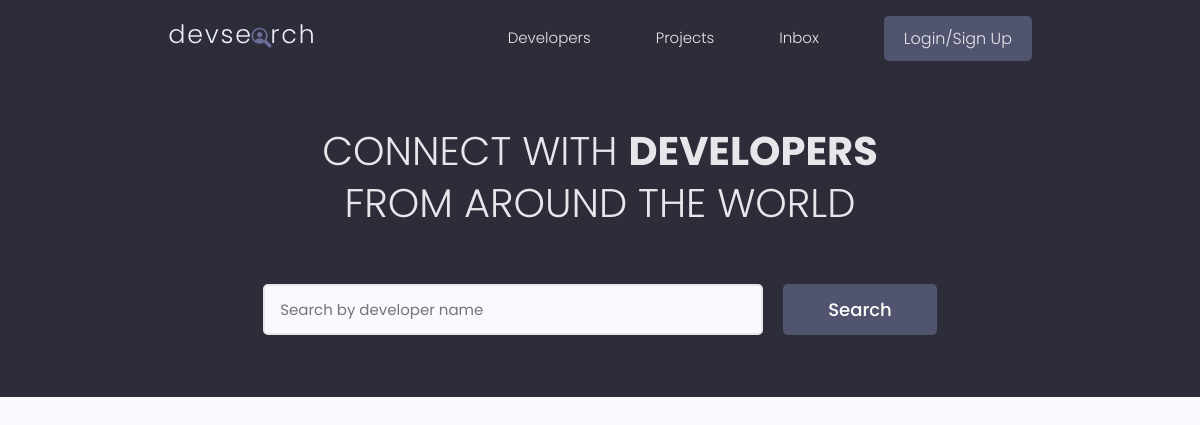
The app's page /, older data.
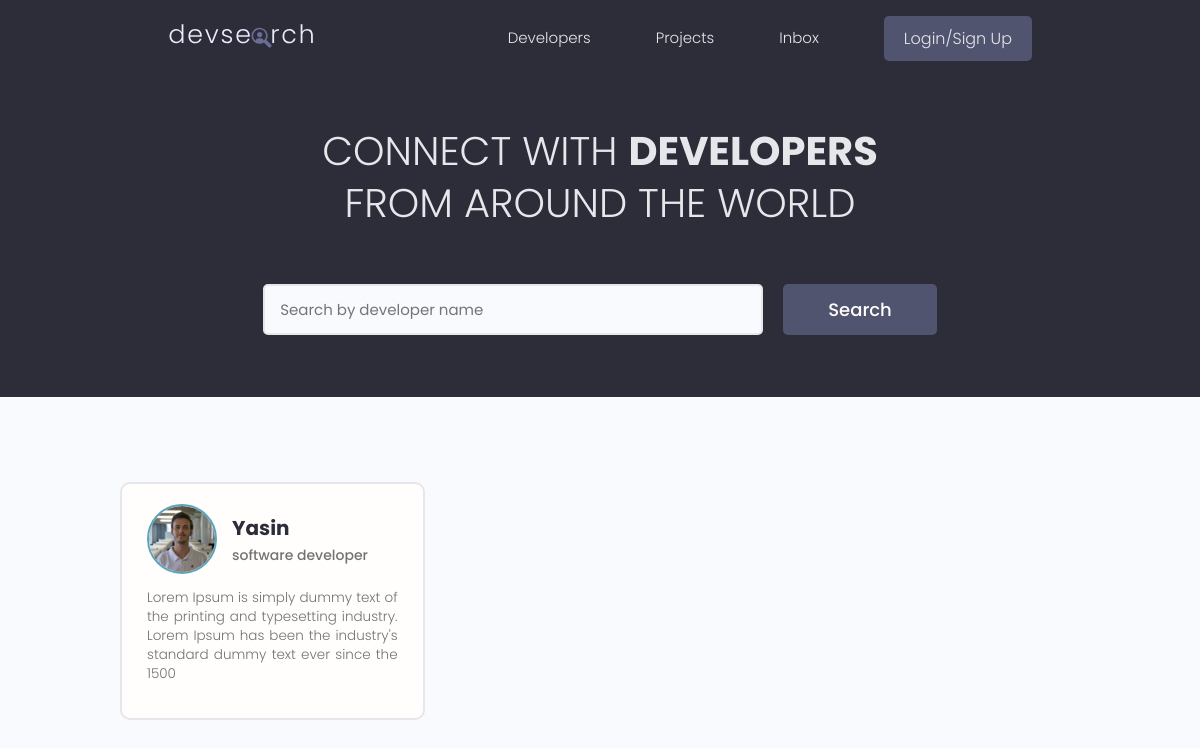
The same page, newer data.
### users/models.py (models this page shows, shortened)
class Profile(models.Model):
    user = models.OneToOneField(User, on_delete=models.CASCADE, null=True, blank=True)
    name = models.CharField(max_length=200, null=True, blank=True)
    email = models.EmailField(max_length=500, null=True, blank=True)
    username = models.CharField(max_length=200, null=True, blank=True)
    location = models.CharField(max_length=200, null=True, blank=True)
    short_intro = models.CharField(max_length=200, null=True, blank=True)
    bio = models.TextField(null=True, blank=True)
    profile_image = models.ImageField(null=True, blank=True, upload_to="profiles/", default="profiles/user-default.png")
    social_github = models.CharField(max_length=200, null=True, blank=True)
    social_twitter = models.CharField(max_length=200, null=True, blank=True)
    social_linkedin = models.CharField(max_length=200, null=True, blank=True)
    social_youtube= models.CharField(max_length=200, null=True, blank=True)
    social_website = models.CharField(max_length=200, null=True, blank=True)
    created = models.DateTimeField(auto_now_add=True)
    id = models.UUIDField(default=uuid.uuid4, unique=True, primary_key=True, editable=False)

### users/views.py (the view)
# urls.py: path('', views.profiles, name="profiles"),
def profiles(request):
    profiles = Profile.objects.all()
    context = {'profiles': profiles}
    return render(request,'users/profiles.html', context)

### users/templates/users/profiles.html (shortened to what this page needs)
{% extends 'main.html' %}
{% block content %}
 <main class="home">
    <section class="hero-section text-center">
      <div class="container container--narrow">
        <div class="hero-section__box">
          <h2>CONNECT WITH <span>DEVELOPERS</span></h2>
          <h2>FROM AROUND THE WORLD</h2>
        </div>
        <div class="hero-section__search">
          <form class="form" action="#" method="get">
            <div class="form__field">
              <input class="input input--text" id="formInput#search" type="text" name="text"
                placeholder="Search by developer name" />
            </div>
            <input class="btn btn--sub btn--lg" type="submit" value="Search" />
          </form>
        </div>
      </div>
    </section>
    <section class="devlist">
      <div class="container">
        <div class="grid grid--three">
        {% for profile in profiles %}
          <div class="column card">
            <div class="dev">
              <a href="{% url 'user-profile' profile.id %}" class="card__body">
                <div class="dev__profile">
                  <img class="avatar avatar--md" src="{{ profile.profile_image.url }}" alt="image" />
                  <div class="dev__meta">
                    <h3>{{profile.name}}</h3>
                    <h5>{{profile.short_intro|slice:"60"}}</h5>
                  </div>
                </div>
                <p class="dev__info">
                 {{ profile.bio|slice:"150"}}
                </p>
              </a>
            </div>
          </div>
          {% endfor %}
        </div>
      </div>
    </section>
  </main>
{% endblock %}

Row changes from the older to the newer data that the page shows:
added Profile: profile_image (picture), name "Yasin", short_intro "software developer", bio "Lorem Ipsum is simply dummy text of the printing and typesetting industry. Lorem Ipsum has been the industry's standard dummy text ever since the 1500"
